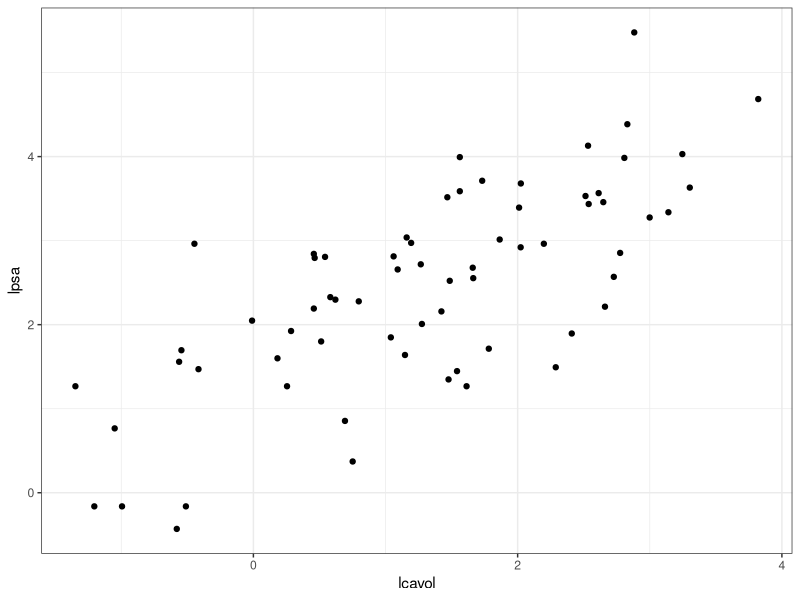
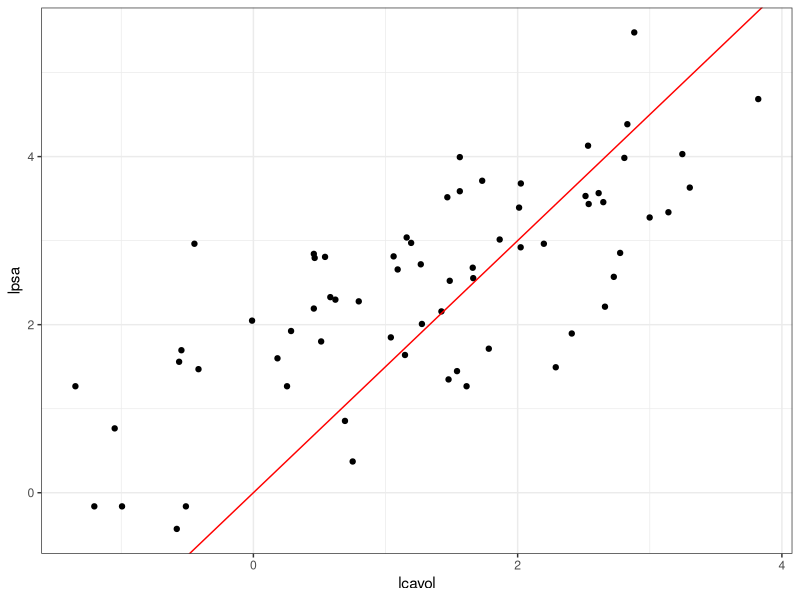
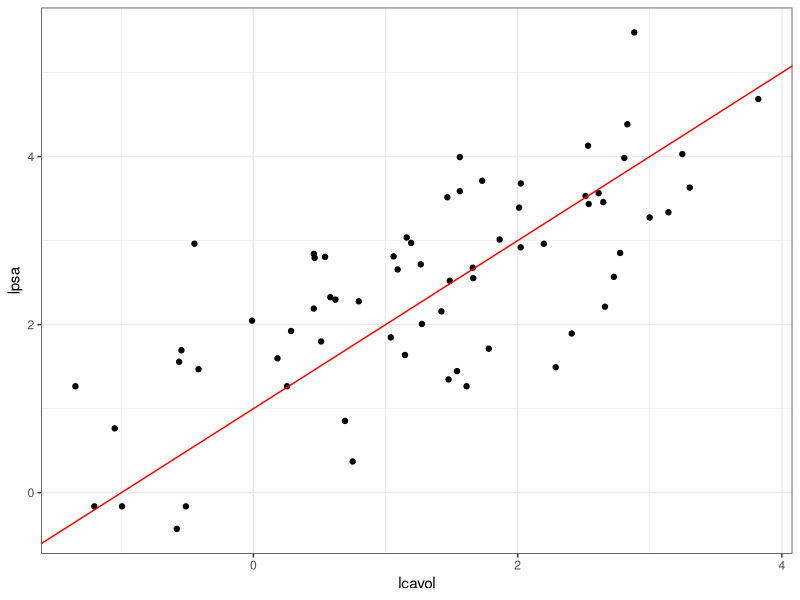
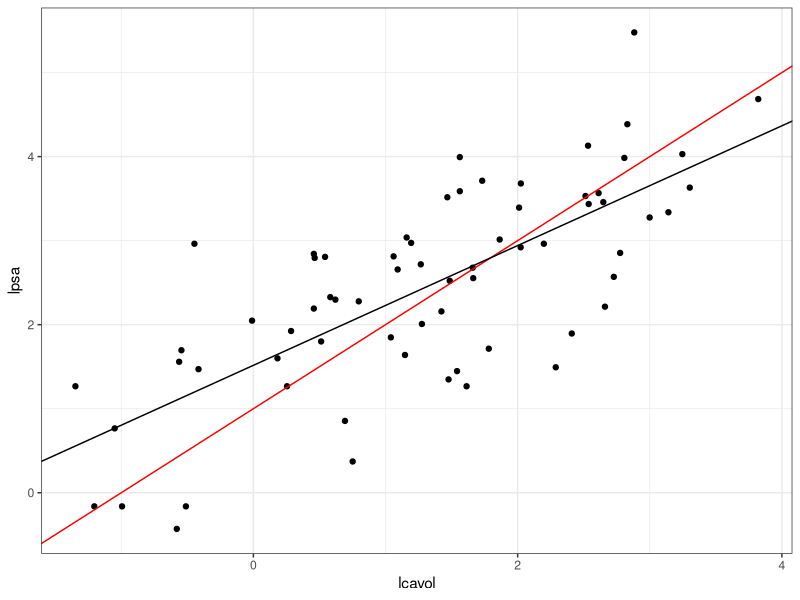
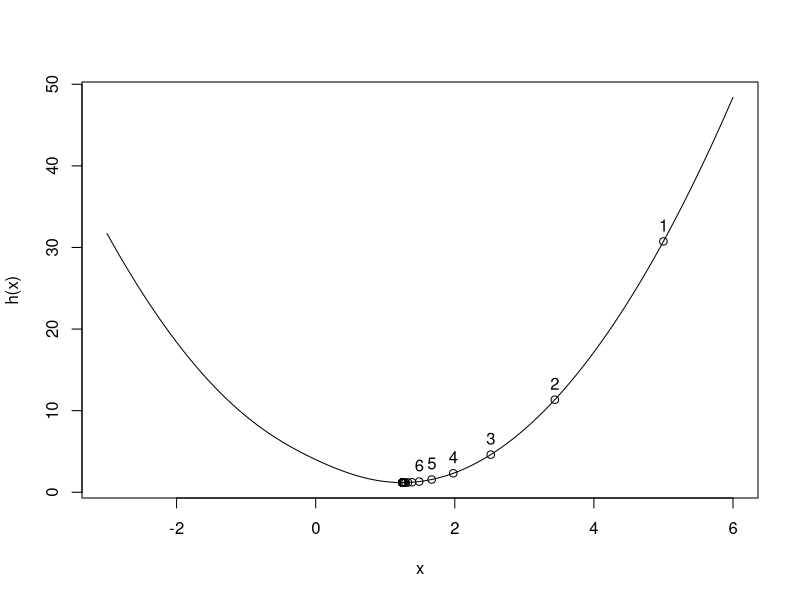
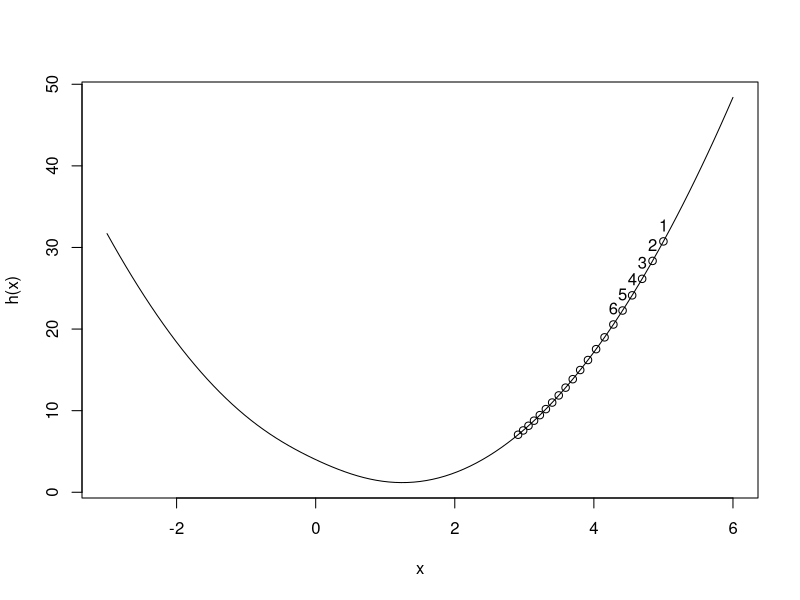

Source code (R) for these figures, in order:
## ---- chunk 1
library(ggplot2)
theme_set(theme_bw())
cbbPalette <- c("#000000", "#E69F00", "#56B4E9", "#009E73", "#F0E442", "#0072B2", "#D55E00", "#CC79A7")
## ---- chunk 2
library(readr)
library(dplyr)
library(knitr)
prostata <- read_csv('datos/prostate.csv') %>% select(lcavol, lpsa, train)
kable(head(prostata), format = 'html')
prostata_entrena <- filter(prostata, train)
ggplot(prostata_entrena, aes(x = lcavol, y = lpsa)) + geom_point()
## ---- chunk 3
rss_calc <- function(datos){
  y <- datos$lpsa
  x <- datos$lcavol
  fun_out <- function(beta){
    y_hat <- beta[1] + beta[2]*x
    e <- (y - y_hat)
    rss <- sum(e^2)
    rss
  }
  fun_out
}
## ---- chunk 4
rss <- rss_calc(prostata_entrena)
## ---- chunk 5
beta <- c(0,1.5)
rss(beta)
## ---- chunk 6
ggplot(prostata_entrena, aes(x = lcavol, y = lpsa)) + geom_point() +
  geom_abline(slope = beta[2], intercept = beta[1], col ='red')
## ---- chunk 7
beta <- c(1,1)
rss(beta)
ggplot(prostata_entrena, aes(x = lcavol, y = lpsa)) + geom_point() +
  geom_abline(slope = beta[2], intercept = beta[1], col ='red')
## ---- chunk 8
res_opt <- optim(c(0,0), rss, method = 'BFGS')
beta_hat <- res_opt$par
beta_hat
res_opt$convergence
## ---- chunk 9
ggplot(prostata_entrena, aes(x = lcavol, y = lpsa)) + geom_point() +
  geom_abline(slope = 1, intercept = 1, col ='red') +
  geom_abline(slope = beta_hat[2], intercept = beta_hat[1]) 
  
## ---- chunk 10
 h <- function(x) {
x^2 + (x - 2)^2 - log(x^2 + 1)
 }
## ---- chunk 11
 h_deriv <- function(x) {
  2 * x + 2 * (x - 2) - 2*x/(x^2 + 1)
 }
## ---- chunk 12
z_0 <- 5
eta <- 0.4
descenso <- function(h, h_deriv){
  fun <- function(n, z_0, eta){
    z <- numeric(n)
    z[1] <- z_0
    for(i in 1:(n-1)){
      z[i+1] <- z[i] - eta * h_deriv(z[i])
    }
    z
  }
  fun
}
descenso_fun <- descenso(h, h_deriv) 
z <- descenso_fun(20, 5, 0.1)
z
## ---- chunk 13
curve(h, -3, 6)
points(z, h(z))
text(z[1:6], h(z[1:6]), pos = 3)
## ---- chunk 14
z <- descenso_fun(20, 5, 0.01)
curve(h, -3, 6)
points(z, h(z))
text(z[1:6], h(z[1:6]), pos = 3)
## ---- chunk 15
z <- descenso_fun(20, 5, 1.5)
z
## ---- chunk 16
h <- function(z) {
  z[1]^2 + z[2]^2 - z[1] * z[2]
}
grid_graf <- expand.grid(z_1 = seq(-3, 3, 0.1), z_2 = seq(-3,
3, 0.1))
#grid_graf <- grid_graf %>%  mutate(val = h(c(z_1,z_2)))
#ggplot(grid_graf, aes(x = z_1, y = z_2, z = val)) + geom_contour(binwidth = 1.5,
#aes(colour = ..level..))
